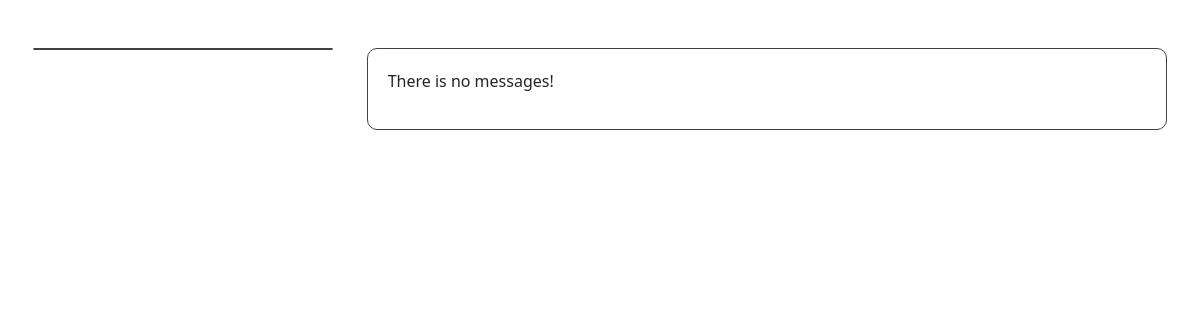
Page /user/messages (signed in) on the earlier database version.
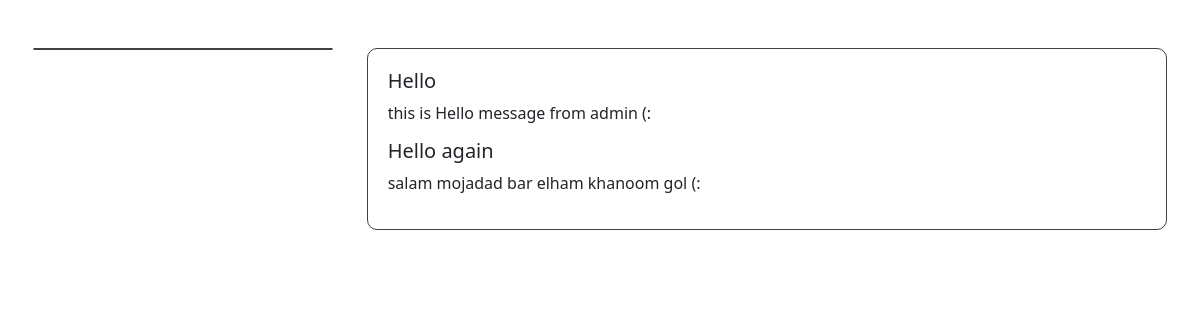
Same page on the later database version.
### account_module/models.py (models this page shows, shortened)
class AdminMessages(models.Model):
    user = models.ForeignKey(User, on_delete=models.CASCADE)
    title = models.CharField(max_length=100)
    text = models.TextField()
    is_delete = models.BooleanField(default=False)

### user_panel_module/views.py (the view)
# urls.py: path('messages', views.Messages.as_view(), name='messages'),
class Messages(TemplateView):
    template_name = 'user_panel/messages.html'
    def get_context_data(self, **kwargs):
        context = super(Messages, self).get_context_data()
        context['messages'] = AdminMessages.objects.filter(user_id=self.request.user.id, is_delete=False)
        return context

### user_panel_module/templates/user_panel/messages.html (shortened to what this page needs)
{% extends 'shared/_layout.html' %}
{% load render_partial %}
{% block content %}
    <div class="container-fluid w-100 mt-5 d-flex justify-content-center align-items-center">
        <div class="container-fluid container-xxl d-flex justify-content-evenly align-items-start w-100 h-100 flex-wrap p-0 m-0">
            <div class="row col-11 col-lg-3  h-100 p-0 m-0 flex-wrap userMenu mb-5">
            </div>
            <div class="col-11 col-lg-8 messagesSection">
                {% if messages %}
                    {% for message in messages %}
                        <div class="col-11 order">
                            <h5>{{ message.title }}</h5>
                            <p>
                                {{ message.text }}
                            </p>
                        </div>
                    {% endfor %}
                {% else %}
                    <p>There is no messages!</p>
                {% endif %}
            </div>
        </div>
    </div>
{% endblock %}

Differences in the rows shown:
added AdminMessages: title "Hello", text "this is Hello message from admin (:"
added AdminMessages: title "Hello again", text "salam mojadad bar elham khanoom gol (:"
Other differences:
text no longer shown: "There is no messages!"
